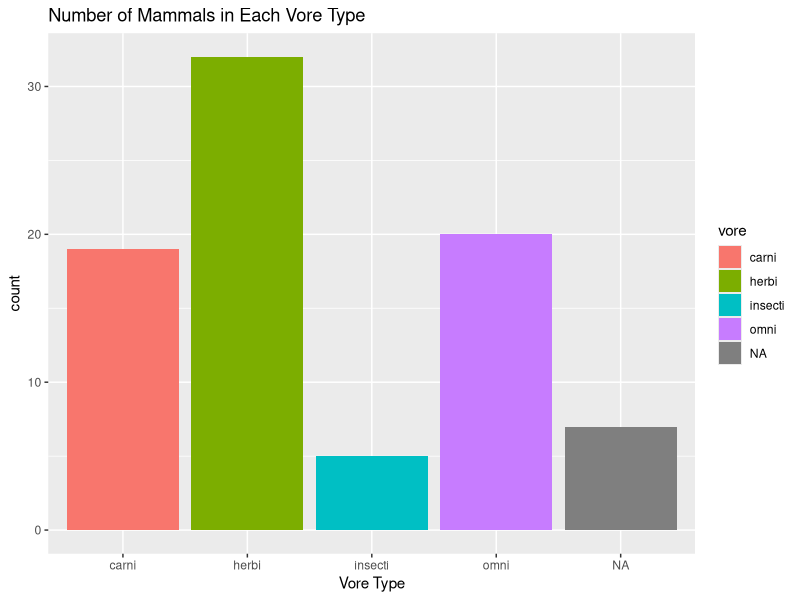
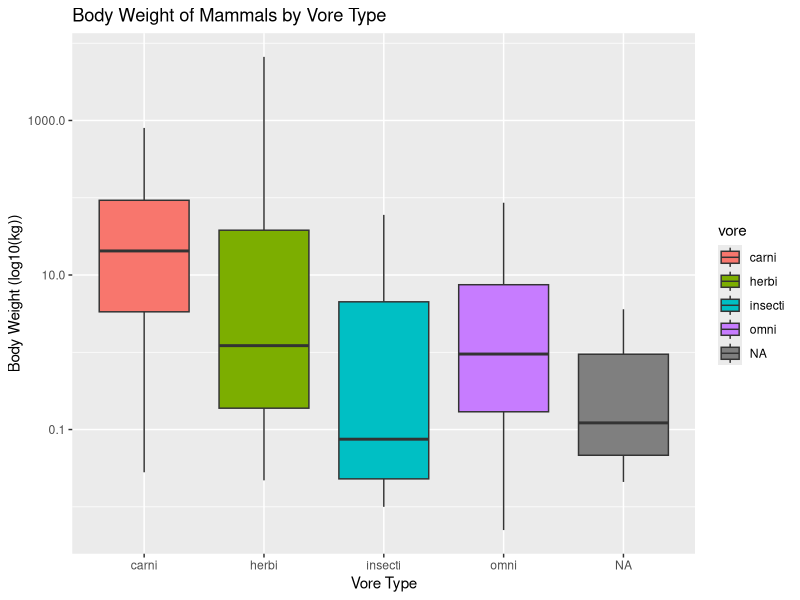
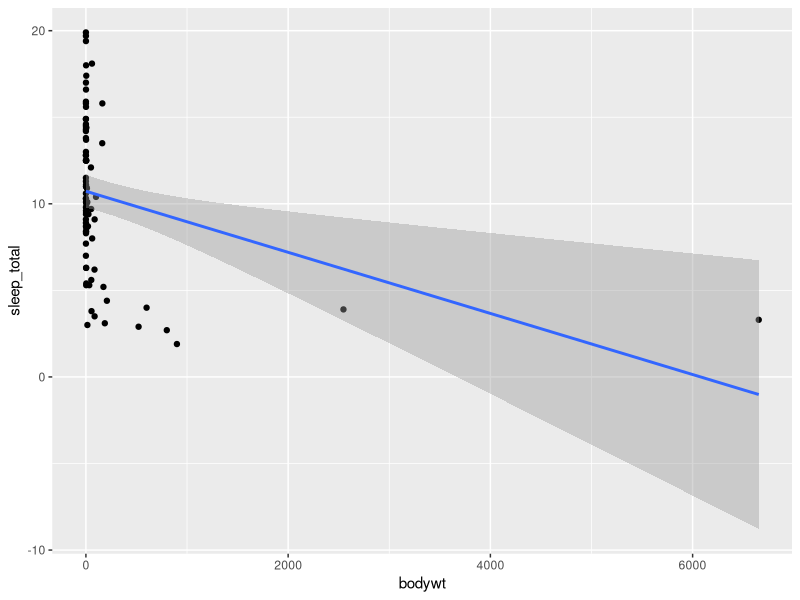
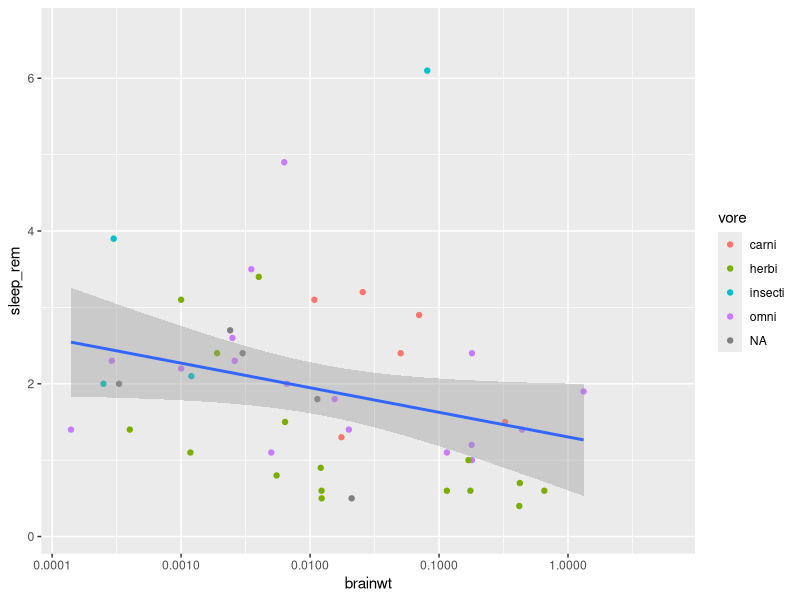

Here is the R script that generated these plots, in order:
## ---- chunk 1
library("tidyverse")
options(scipen = 999) #disable scientific notation
## ---- chunk 2
msleep <- msleep
?msleep
## ---- chunk 3
glimpse(msleep)
## ---- chunk 4
names(msleep)
## ---- chunk 5
ggplot(data = msleep,
       mapping = aes(x = vore))+
  geom_bar(mapping = aes(fill = vore))+
  labs(title="Number of Mammals in Each Vore Type", x="Vore Type")
## ---- chunk 6
mean(msleep$sleep_total)
## ---- chunk 7
summary(msleep$bodywt)
## ---- chunk 8
ggplot(data = msleep,
       mapping = aes(x = vore, y = bodywt))+
  geom_boxplot(mapping = aes(fill = vore))+
  labs(title="Body Weight of Mammals by Vore Type", x = "Vore Type", y = "Body Weight (log10(kg))")+
  scale_y_log10()
## ---- chunk 9
ggplot(data = msleep,
       mapping = aes(x = bodywt, y = sleep_total))+
  geom_point()+
  geom_smooth(method=lm)
## ---- chunk 10
ggplot(data=msleep,
       mapping=aes(x=brainwt, y=sleep_rem))+
  geom_point(mapping=aes(color=vore))+
  geom_smooth(method=lm, se=T)+
  scale_x_log10()
